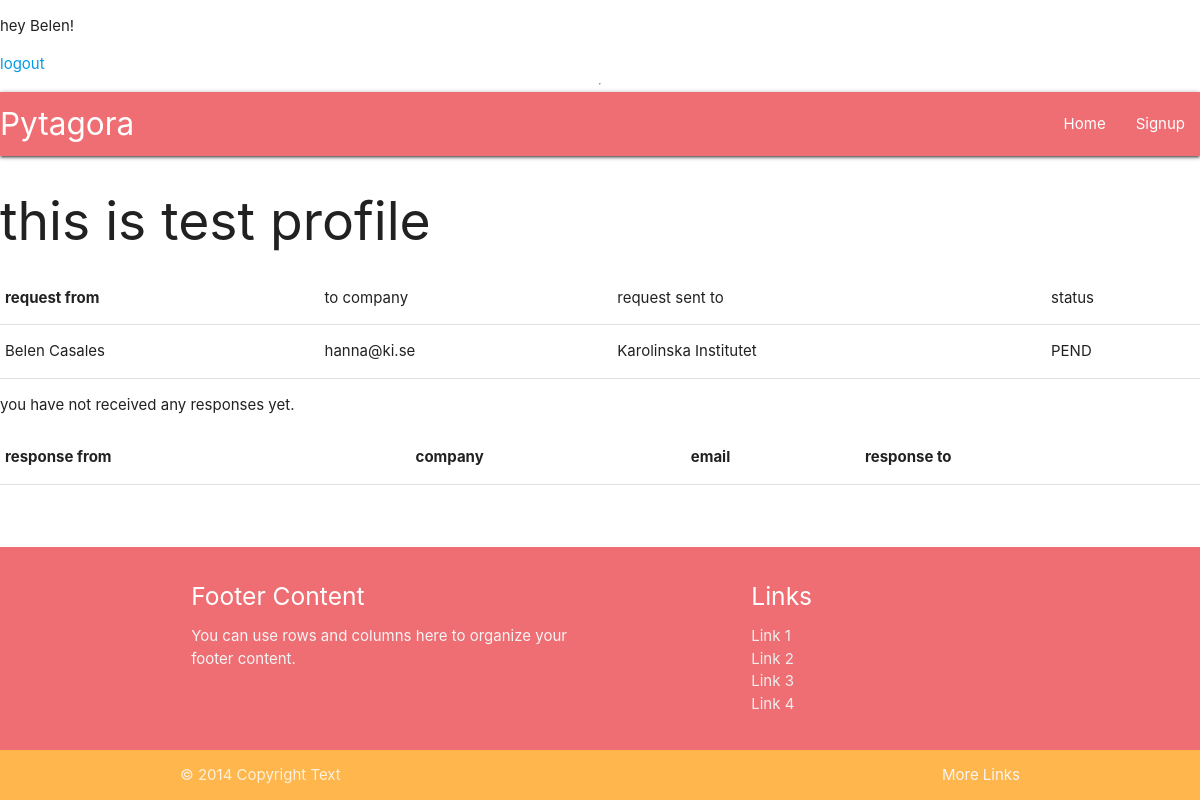
The app's page /profile/ (signed in), older data.
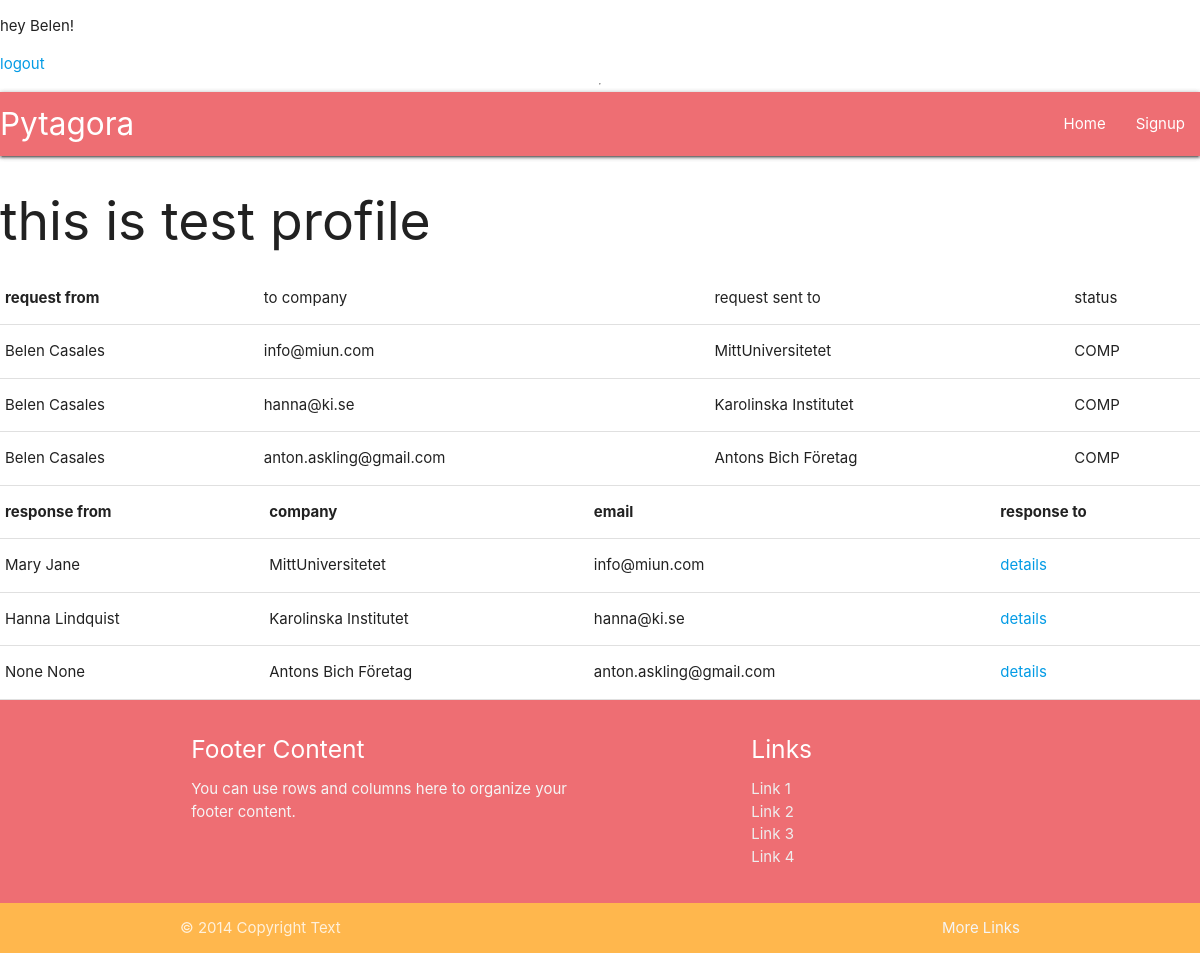
The same page, newer data.
### core/models.py (models this page shows, shortened)
class User(PermissionsMixin, AbstractBaseUser):
    email = models.EmailField(_("email adress"), max_length=254, unique=True)
    first_name = models.CharField(_("first name"), max_length=50)
    last_name = models.CharField(_("last name"), max_length=50)
    date_joined = models.DateTimeField(_("date joined"), auto_now_add=True)
    last_login = models.DateTimeField(_("last login"), auto_now=True)
    is_active = models.BooleanField(_("active"), default=True)
    is_staff = models.BooleanField(_("staff"), default=True)
    is_recruiter = models.BooleanField(_("recruiter"), default=False)
    objects = UserManager()
    USERNAME_FIELD = "email"
    REQUIRED_FIELDS = []
    class Meta:
        verbose_name = _("user")
        verbose_name_plural = _("user")

### userprofile/models.py (models this page shows, shortened)
class RefRequest(models.Model):
    profile = models.ForeignKey(Profile, verbose_name=_("profile"), on_delete=models.CASCADE)
    company_name = models.CharField(_("company name"), max_length=100, null=True, blank=True)
    date_from = PartialDateField( verbose_name=_("date from"))
    date_to = PartialDateField(verbose_name=_("date to"))
    to_email = models.EmailField(_("to email"), max_length=254, null=True, blank=True)
    UNINITIATED = "UNIN"
    PENDING = "PEND"
    COMPLETE = "COMP"
    STATUS_CHOICES = [
        (UNINITIATED, "Uninitiated"),
        (PENDING, "Pending"),
        (COMPLETE, "Complete"),
    ]
    status = models.CharField(_("status"), max_length=4, choices=STATUS_CHOICES, default=UNINITIATED,)
    time_sent = models.DateTimeField(_("time_sent"), auto_now_add=True, null=True)
    class Meta:
        verbose_name = "Reference request"
        verbose_name_plural = "Reference requests"

class Profile(models.Model):
    user = models.OneToOneField(User, verbose_name=_("User"), on_delete=models.CASCADE)
    first_name = models.CharField(_("first name"), max_length=50, null=False, blank=False)
    last_name = models.CharField(_("last name"), max_length=50, null=False, blank=False)
    def __str__(self):
        return f"{self.first_name} {self.last_name}"

class RefResponse(models.Model):
    ref_request = models.OneToOneField(RefRequest, verbose_name=_("request to"), on_delete=models.CASCADE)
    profile = models.ForeignKey(Profile, verbose_name=_("profile"), on_delete=models.CASCADE, null=True, blank=True)
    email = models.EmailField(_("email"), max_length=254)
    first_name = models.CharField(_("first name"), max_length=50, null=True, blank=True)
    last_name = models.CharField(_("last name"), max_length=50, null=True, blank=True)
    company_name = models.CharField(_("company name"), max_length=50, null=True, blank=True)
    title = models.CharField(_("title"), max_length=50)
    BOSS = "BOSS"
    COLLEAGUE = "COLL"
    CONSULTANT = "CONS"
    OTHER = "OTH"
    RELATION_CHOICES = [
        (BOSS, "Boss to referee"),
        (COLLEAGUE, "Colleague to referee"),
        (CONSULTANT, "referee was consultant"),
        (OTHER, "Other")
    ]
    relation = models.CharField(_("relation to referee"), choices=RELATION_CHOICES, default=BOSS, max_length=4)
    other_relation = models.CharField(_("if Other, please specify"), max_length=80, null=True, blank=True)
    main_tasks = models.TextField(_("describe main tasks"))
    elaborate = models.TextField(_("elaborate"))
    extra = models.TextField(_("extra"))
    referee_first_name = models.CharField(_("referee first name"), max_length=50)
    referee_last_name = models.CharField(_("referee last name"), max_length=50)
    time_added = models.DateTimeField(_("time added"), auto_now=True)
    def get_full_name(self):
        return f"{self.first_name} {self.last_name}"
    class Meta:
        verbose_name = "Reference response"
        verbose_name_plural = "Reference responses"
        ordering = ["ref_request"]

### userprofile/views.py (the view)
# urls.py: path("profile/", TestProfileView.as_view(), name="test_profile"),
class TestProfileView(LoginRequiredMixin, ListView):
    model = Profile
    context_object_name = "profile"
    template_name="userprofile/test_profile.html"
    def get_context_data(self, **kwargs):
        context = super().get_context_data(**kwargs)
        context["profile"] = context["profile"].filter(user=self.request.user)
        context["requests"] = context["profile"][0].refrequest_set.all()
        context["comp_responses"] = context["profile"][0].refresponse_set.all().filter(ref_request__status="COMP")
        return context
    """ def get_context_data(self, **kwargs):
        reference_requests = RefRequest
        reference_response = RefResponse
        context = super(TestProfileView, self).get_context_data(**kwargs)
        context.update({
            "requests": reference_requests.objects.filter(user=self.request.profile.user),
            "responses": reference_response.objects.order_by("time_added"),
        })
        return context """

### userprofile/templates/userprofile/test_profile.html
{% extends "base.html" %}
{% block content %}
    <h2>this is test profile</h2>
    <table>
        <tr>
            <th>request from</th>
            <td>to company</td>
            <td>request sent to</td>
            <td>status</td>
        </tr>
            {% for request in requests %}
            <tr>
                <td>{{ request.profile }}</td>
                <td>{{ request.to_email }}</td>
                <td>{{ request.company_name }}</td>
                <td>{{ request.status }}</td>
            </tr>
            {% empty %}
            <p>no requests has been made yet</p>
            {% endfor %}
    </table>
    <table>
        <tr>
            <th>response from</th>
            <th>company</th>
            <th>email</th>
            <th>response to</th>
        </tr>
            {% for response in comp_responses %}
            <tr>
                <td>{{ response.get_full_name }}</td>
                <td>{{ response.company_name }}</td>
                <td>{{ response.email }}</td>
                <td><a href="{% url 'reference_detail' response.id %}">details</a></td>
            </tr>
            {% empty %}
            <p>you have not received any responses yet.</p>
            {% endfor %}
    </table>
{% endblock content %}

### userprofile/templates/base.html (shortened to what this page needs)
{% load static %}
<!DOCTYPE html>
<html lang="en">
    <head>
        <link type="text/css"
              rel="stylesheet"
              href="{% static 'materialize/css/materialize.min.css' %}"
              media="screen,projection"/>
        <link rel="stylesheet" href="{% static 'base/css/style.css' %}"/>
    </head>
    <body>
        {% if user.is_authenticated %}
        <p>hey {{ user.first_name }}!</p>
        <a href="{% url 'logout' %}">logout</a>
        {% else %}
        <a href="{% url 'login' %}"> login</a>
        {% endif %}
        <hr />
        <header>
            <nav>
                <div class="nav-wrapper z-depth-1">
                    <a href="{% url 'home' %}" class="brand-logo">Pytagora</a>
                    <ul class="right hide-on-med-and-down">
                        <li>
                            <a href="{% url 'home' %}">Home</a>
                        </li>
                        <li>
                            <a href="{% url 'signup' %}">Signup</a>
                        </li>
                    </ul>
                </div>
            </nav>
        </header>
       <main>
        {% block content %}
        {% endblock content %}
       </main>
        <footer class="page-footer pytagora-orange" >
            <div class="container">
                <div class="row">
                    <div class="col l6 s12">
                        <h5 class="white-text">Footer Content</h5>
                        <p class="grey-text text-lighten-4">You can use rows and columns here to organize your footer content.</p>
                    </div>
                    <div class="col l4 offset-l2 s12">
                        <h5 class="white-text">Links</h5>
                        <ul>
                            <li>
                                <a class="grey-text text-lighten-3" href="#!">Link 1</a>
                            </li>
                            <li>
                                <a class="grey-text text-lighten-3" href="#!">Link 2</a>
                            </li>
                            <li>
                                <a class="grey-text text-lighten-3" href="#!">Link 3</a>
                            </li>
                            <li>
                                <a class="grey-text text-lighten-3" href="#!">Link 4</a>
                            </li>
                        </ul>
                    </div>
                </div>
            </div>
            <div class="footer-copyright orange lighten-2">
                <div class="container">
                    © 2014 Copyright Text
                    <a class="grey-text text-lighten-4 right" href="#!">More Links</a>
                </div>
            </div>
        </footer>
    </body>
</html>

### staticfiles/base/css/style.css (style rules this page uses)
body { display: flex; min-height: 100vh; flex-direction: column; }
main { flex: 1 0 auto; }
header { z-index: 3; }

Row changes from the older to the newer data that the page shows:
removed RefRequest: profile "Belen Casales", to_email "hanna@ki.se", company_name "Karolinska Institutet", status "PEND"
added RefRequest: profile "Belen Casales", to_email "info@miun.com", company_name "MittUniversitetet", status "COMP"
added RefRequest: profile "Belen Casales", to_email "hanna@ki.se", company_name "Karolinska Institutet", status "COMP"
added RefRequest: profile "Belen Casales", to_email "anton.askling@gmail.com", company_name "Antons Bich Företag", status "COMP"
added RefResponse: get_full_name "Mary Jane", company_name "MittUniversitetet", email "info@miun.com"
added RefResponse: get_full_name "Hanna Lindquist", company_name "Karolinska Institutet", email "hanna@ki.se"
added RefResponse: get_full_name "None None", company_name "Antons Bich Företag", email "anton.askling@gmail.com"
Text that changed along with them:
text no longer shown: "you have not received any responses yet."
